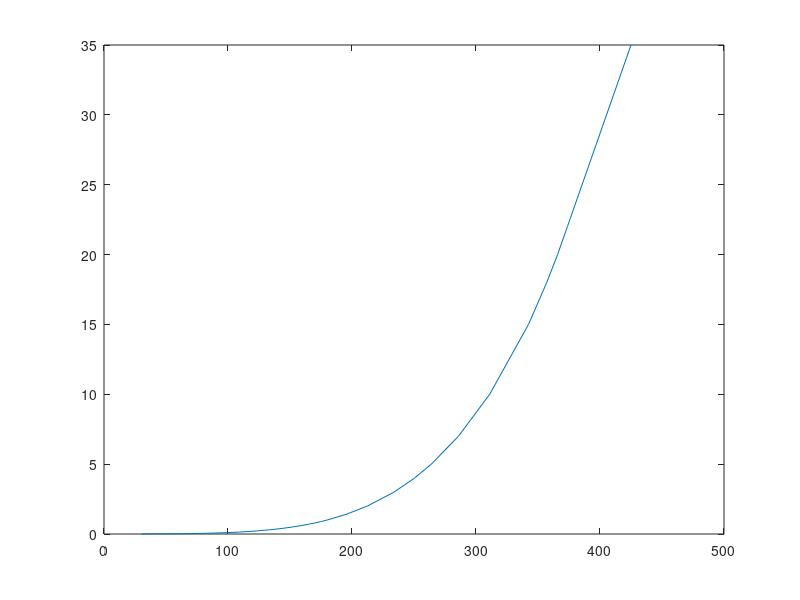

Write MATLAB code to recreate this figure.
to = [29.95 32.89 41.53 45.82 52.57 60.08 69.12 75.87 81.33 93.5 99.62 109.32 ...
    120.24 133.56 143.64 151.87 158.86 164.98 170.44 175.39 179.92 195.08 212.42 ...
    233.89 250.39 263.98 285.86 311.03 342.34 357.04 365.80 373.70 425];
p = [0.004 0.005 0.008 0.01 0.018 0.02 0.03 0.04 0.05 0.08 0.1 0.14 0.2 0.3 0.4 ...
    0.5 0.6 0.7 0.8 0.9 1 1.4 2 3 4 5 7 10 15 18 20 22 35];
n = interp1(to,p,to);
plot(to, n);